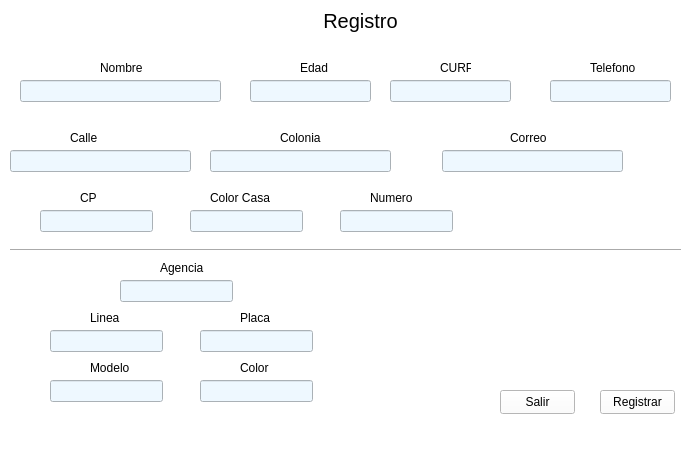
<?xml version="1.0" encoding="UTF-8"?>
<ui version="4.0">
 <class>Registro</class>
 <widget class="QMainWindow" name="Registro">
  <property name="geometry">
   <rect>
    <x>0</x>
    <y>0</y>
    <width>695</width>
    <height>466</height>
   </rect>
  </property>
  <property name="windowTitle">
   <string>Registro de Usuario</string>
  </property>
  <property name="styleSheet">
   <string notr="true">background-color: rgb(255, 255, 255);</string>
  </property>
  <property name="tabShape">
   <enum>QTabWidget::Rounded</enum>
  </property>
  <widget class="QWidget" name="centralwidget">
   <widget class="QLabel" name="label">
    <property name="geometry">
     <rect>
      <x>240</x>
      <y>0</y>
      <width>241</width>
      <height>41</height>
     </rect>
    </property>
    <property name="font">
     <font>
      <pointsize>15</pointsize>
     </font>
    </property>
    <property name="text">
     <string>Registro</string>
    </property>
    <property name="alignment">
     <set>Qt::AlignCenter</set>
    </property>
   </widget>
   <widget class="QPushButton" name="salir">
    <property name="geometry">
     <rect>
      <x>500</x>
      <y>390</y>
      <width>75</width>
      <height>24</height>
     </rect>
    </property>
    <property name="text">
     <string>Salir</string>
    </property>
   </widget>
   <widget class="QLabel" name="label_2">
    <property name="geometry">
     <rect>
      <x>100</x>
      <y>60</y>
      <width>49</width>
      <height>16</height>
     </rect>
    </property>
    <property name="text">
     <string>Nombre</string>
    </property>
   </widget>
   <widget class="QLabel" name="label_3">
    <property name="geometry">
     <rect>
      <x>300</x>
      <y>60</y>
      <width>31</width>
      <height>16</height>
     </rect>
    </property>
    <property name="text">
     <string>Edad</string>
    </property>
   </widget>
   <widget class="QLabel" name="label_4">
    <property name="geometry">
     <rect>
      <x>440</x>
      <y>60</y>
      <width>31</width>
      <height>16</height>
     </rect>
    </property>
    <property name="text">
     <string>CURP</string>
    </property>
   </widget>
   <widget class="QLabel" name="label_5">
    <property name="geometry">
     <rect>
      <x>590</x>
      <y>60</y>
      <width>49</width>
      <height>16</height>
     </rect>
    </property>
    <property name="text">
     <string>Telefono</string>
    </property>
   </widget>
   <widget class="QLineEdit" name="nombre">
    <property name="geometry">
     <rect>
      <x>20</x>
      <y>80</y>
      <width>201</width>
      <height>22</height>
     </rect>
    </property>
    <property name="styleSheet">
     <string notr="true">background-color: rgb(238, 248, 255);</string>
    </property>
   </widget>
   <widget class="QLineEdit" name="edad">
    <property name="geometry">
     <rect>
      <x>250</x>
      <y>80</y>
      <width>121</width>
      <height>22</height>
     </rect>
    </property>
    <property name="styleSheet">
     <string notr="true">background-color: rgb(238, 248, 255);
</string>
    </property>
   </widget>
   <widget class="QLineEdit" name="curp">
    <property name="geometry">
     <rect>
      <x>390</x>
      <y>80</y>
      <width>121</width>
      <height>22</height>
     </rect>
    </property>
    <property name="styleSheet">
     <string notr="true">background-color: rgb(238, 248, 255);</string>
    </property>
   </widget>
   <widget class="QLineEdit" name="telefono">
    <property name="geometry">
     <rect>
      <x>550</x>
      <y>80</y>
      <width>121</width>
      <height>22</height>
     </rect>
    </property>
    <property name="styleSheet">
     <string notr="true">background-color: rgb(238, 248, 255);</string>
    </property>
   </widget>
   <widget class="QPushButton" name="registrar">
    <property name="geometry">
     <rect>
      <x>600</x>
      <y>390</y>
      <width>75</width>
      <height>24</height>
     </rect>
    </property>
    <property name="text">
     <string>Registrar</string>
    </property>
   </widget>
   <widget class="QLineEdit" name="calle">
    <property name="geometry">
     <rect>
      <x>10</x>
      <y>150</y>
      <width>181</width>
      <height>22</height>
     </rect>
    </property>
    <property name="styleSheet">
     <string notr="true">background-color: rgb(238, 248, 255);</string>
    </property>
   </widget>
   <widget class="QLineEdit" name="colonia">
    <property name="geometry">
     <rect>
      <x>210</x>
      <y>150</y>
      <width>181</width>
      <height>22</height>
     </rect>
    </property>
    <property name="styleSheet">
     <string notr="true">background-color: rgb(238, 248, 255);
</string>
    </property>
   </widget>
   <widget class="QLineEdit" name="numero">
    <property name="geometry">
     <rect>
      <x>340</x>
      <y>210</y>
      <width>113</width>
      <height>22</height>
     </rect>
    </property>
    <property name="styleSheet">
     <string notr="true">background-color: rgb(238, 248, 255);</string>
    </property>
   </widget>
   <widget class="QLineEdit" name="cp">
    <property name="geometry">
     <rect>
      <x>40</x>
      <y>210</y>
      <width>113</width>
      <height>22</height>
     </rect>
    </property>
    <property name="styleSheet">
     <string notr="true">background-color: rgb(238, 248, 255);</string>
    </property>
   </widget>
   <widget class="QLineEdit" name="color_casa">
    <property name="geometry">
     <rect>
      <x>190</x>
      <y>210</y>
      <width>113</width>
      <height>22</height>
     </rect>
    </property>
    <property name="styleSheet">
     <string notr="true">background-color: rgb(238, 248, 255);</string>
    </property>
   </widget>
   <widget class="QLabel" name="label_6">
    <property name="geometry">
     <rect>
      <x>70</x>
      <y>130</y>
      <width>49</width>
      <height>16</height>
     </rect>
    </property>
    <property name="text">
     <string>Calle</string>
    </property>
   </widget>
   <widget class="QLabel" name="label_7">
    <property name="geometry">
     <rect>
      <x>280</x>
      <y>130</y>
      <width>49</width>
      <height>16</height>
     </rect>
    </property>
    <property name="text">
     <string>Colonia</string>
    </property>
   </widget>
   <widget class="QLabel" name="label_8">
    <property name="geometry">
     <rect>
      <x>370</x>
      <y>190</y>
      <width>49</width>
      <height>16</height>
     </rect>
    </property>
    <property name="text">
     <string>Numero</string>
    </property>
   </widget>
   <widget class="QLabel" name="label_9">
    <property name="geometry">
     <rect>
      <x>80</x>
      <y>190</y>
      <width>49</width>
      <height>16</height>
     </rect>
    </property>
    <property name="text">
     <string>CP</string>
    </property>
   </widget>
   <widget class="QLabel" name="label_10">
    <property name="geometry">
     <rect>
      <x>210</x>
      <y>190</y>
      <width>61</width>
      <height>16</height>
     </rect>
    </property>
    <property name="text">
     <string>Color Casa</string>
    </property>
   </widget>
   <widget class="Line" name="line">
    <property name="geometry">
     <rect>
      <x>10</x>
      <y>240</y>
      <width>671</width>
      <height>20</height>
     </rect>
    </property>
    <property name="orientation">
     <enum>Qt::Horizontal</enum>
    </property>
   </widget>
   <widget class="QLabel" name="label_11">
    <property name="geometry">
     <rect>
      <x>160</x>
      <y>260</y>
      <width>49</width>
      <height>16</height>
     </rect>
    </property>
    <property name="text">
     <string>Agencia</string>
    </property>
   </widget>
   <widget class="QLabel" name="label_12">
    <property name="geometry">
     <rect>
      <x>90</x>
      <y>360</y>
      <width>49</width>
      <height>16</height>
     </rect>
    </property>
    <property name="text">
     <string>Modelo</string>
    </property>
   </widget>
   <widget class="QLineEdit" name="modelo">
    <property name="geometry">
     <rect>
      <x>50</x>
      <y>380</y>
      <width>113</width>
      <height>22</height>
     </rect>
    </property>
    <property name="styleSheet">
     <string notr="true">background-color: rgb(238, 248, 255);
</string>
    </property>
   </widget>
   <widget class="QLineEdit" name="linea">
    <property name="geometry">
     <rect>
      <x>50</x>
      <y>330</y>
      <width>113</width>
      <height>22</height>
     </rect>
    </property>
    <property name="styleSheet">
     <string notr="true">background-color: rgb(238, 248, 255);</string>
    </property>
   </widget>
   <widget class="QLabel" name="label_13">
    <property name="geometry">
     <rect>
      <x>90</x>
      <y>310</y>
      <width>49</width>
      <height>16</height>
     </rect>
    </property>
    <property name="text">
     <string>Linea</string>
    </property>
   </widget>
   <widget class="QLabel" name="label_14">
    <property name="geometry">
     <rect>
      <x>240</x>
      <y>310</y>
      <width>49</width>
      <height>16</height>
     </rect>
    </property>
    <property name="text">
     <string>Placa</string>
    </property>
   </widget>
   <widget class="QLineEdit" name="placa">
    <property name="geometry">
     <rect>
      <x>200</x>
      <y>330</y>
      <width>113</width>
      <height>22</height>
     </rect>
    </property>
    <property name="styleSheet">
     <string notr="true">background-color: rgb(238, 248, 255);</string>
    </property>
   </widget>
   <widget class="QLabel" name="label_15">
    <property name="geometry">
     <rect>
      <x>240</x>
      <y>360</y>
      <width>49</width>
      <height>16</height>
     </rect>
    </property>
    <property name="text">
     <string>Color</string>
    </property>
   </widget>
   <widget class="QLineEdit" name="color">
    <property name="geometry">
     <rect>
      <x>200</x>
      <y>380</y>
      <width>113</width>
      <height>22</height>
     </rect>
    </property>
    <property name="styleSheet">
     <string notr="true">background-color: rgb(238, 248, 255);</string>
    </property>
   </widget>
   <widget class="QLineEdit" name="agencia2">
    <property name="geometry">
     <rect>
      <x>120</x>
      <y>280</y>
      <width>113</width>
      <height>22</height>
     </rect>
    </property>
    <property name="styleSheet">
     <string notr="true">background-color: rgb(238, 248, 255);</string>
    </property>
   </widget>
   <widget class="QLineEdit" name="correo">
    <property name="geometry">
     <rect>
      <x>442</x>
      <y>150</y>
      <width>181</width>
      <height>22</height>
     </rect>
    </property>
    <property name="styleSheet">
     <string notr="true">background-color: rgb(238, 248, 255);</string>
    </property>
   </widget>
   <widget class="QLabel" name="label_16">
    <property name="geometry">
     <rect>
      <x>510</x>
      <y>130</y>
      <width>49</width>
      <height>16</height>
     </rect>
    </property>
    <property name="text">
     <string>Correo</string>
    </property>
   </widget>
  </widget>
  <widget class="QMenuBar" name="menubar">
   <property name="geometry">
    <rect>
     <x>0</x>
     <y>0</y>
     <width>695</width>
     <height>22</height>
    </rect>
   </property>
  </widget>
  <widget class="QStatusBar" name="statusbar"/>
 </widget>
 <resources>
  <include location="registro-vehicular.qrc"/>
 </resources>
 <connections/>
</ui>
